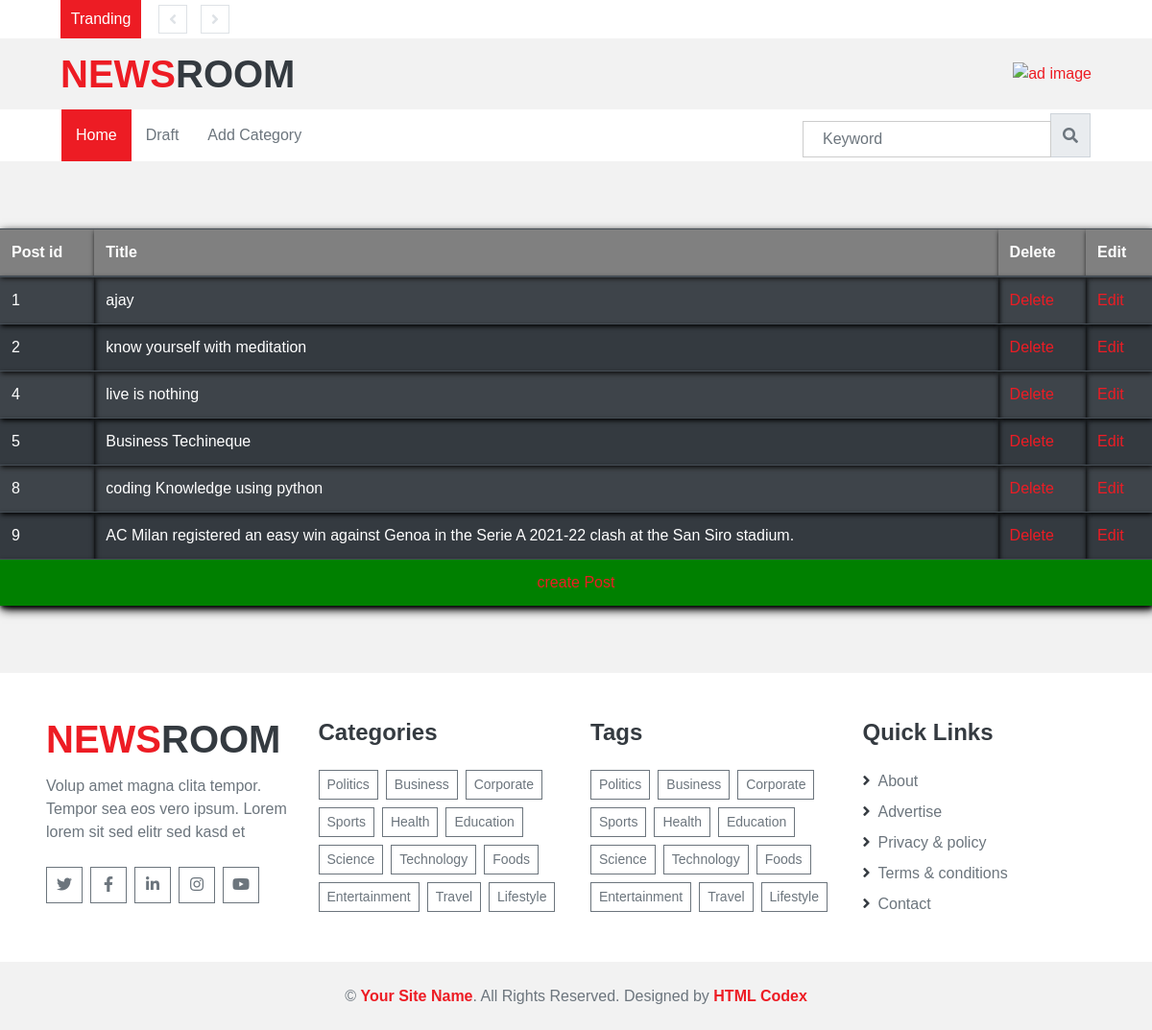
Before: /showall/ with the older database file.
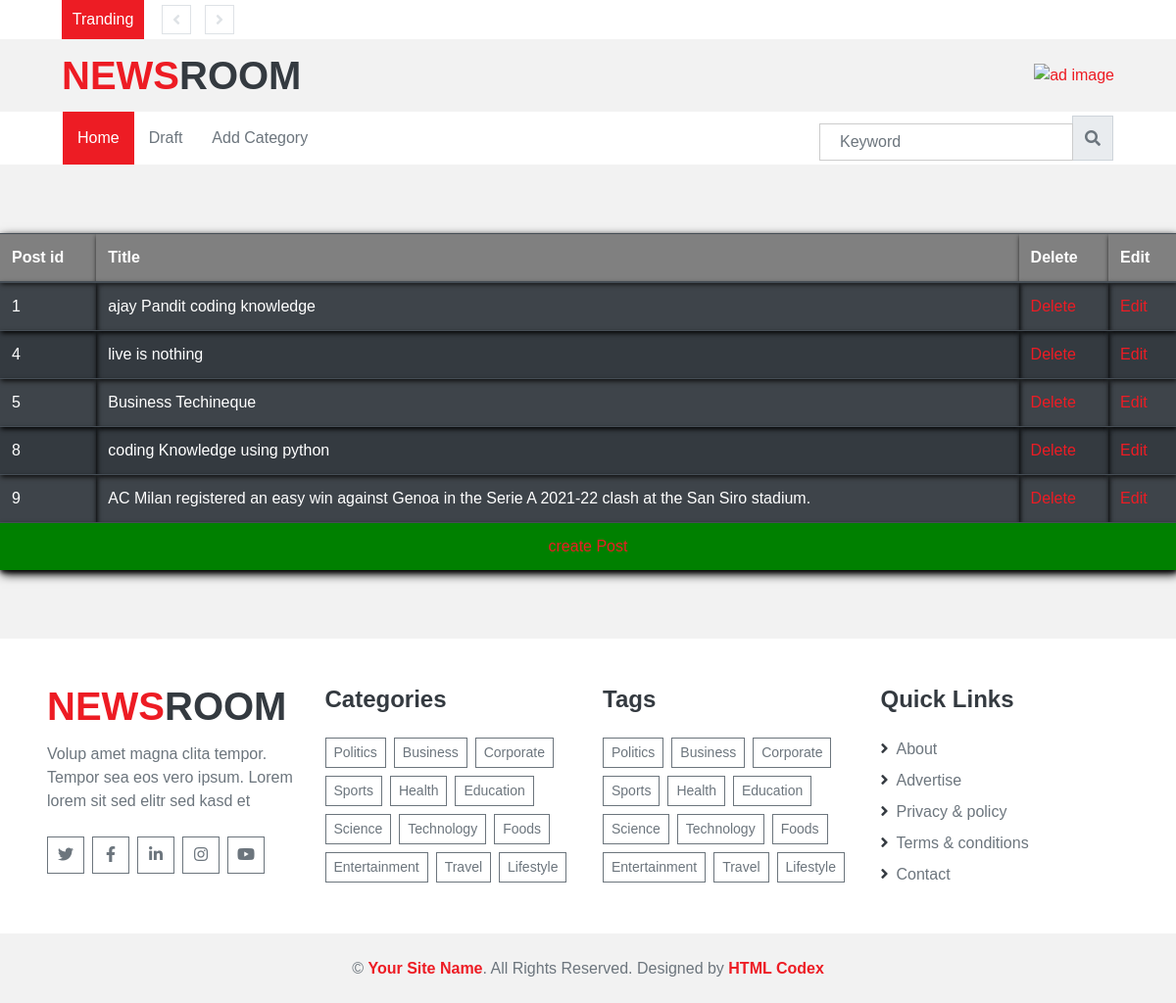
After: the same page with the newer database file.
### info/models.py (models this page shows)
class news_table(models.Model):
    title = models.TextField()
    des = models.TextField()
    category = models.TextField()
    pub_draft = models.BooleanField()
    youtube_link = models.URLField(max_length=300,null=True)
    date = models.DateField(null=False , blank=False)
    time = models.TimeField(null=False , blank=False)
    image = models.ImageField(null=True,blank=True,upload_to='')

### news/views.py (the view)
def showall(request):
    posts=news_table.objects.filter(pub_draft=True)
    return render (request,'showall.html',{'posts':posts})

### templates/showall.html (shortened to what the changed rows need)
{% load static  %}
<!DOCTYPE html>
<html lang="en">
<head>
    <link href="https://cdnjs.cloudflare.com/ajax/libs/font-awesome/5.15.0/css/all.min.css" rel="stylesheet">
    <link href="{% static 'lib/owlcarousel/assets/owl.carousel.min.css' %}" rel="stylesheet">
    <link href="{% static 'css/style.css' %}" rel="stylesheet">
</head>
<body>
    <div class="container-fluid">
        <div class="row align-items-center py-2 px-lg-5">
            <div class="col-lg-4">
                <a href="" class="navbar-brand d-none d-lg-block">
                    <h1 class="m-0 display-5 text-uppercase"><span class="text-primary">News</span>Room</h1>
                </a>
            </div>
        </div>
    </div>
{% block content %}
<table class="table table-striped table-dark " id="all">
  <thead>
    <tr>
      <th scope="col">Post id</th>
      <th scope="col">Title</th>
      <th scope="col">Delete</th>
      <th scope="col">Edit</th>
    </tr>
  </thead>
  <tbody>
      {% for post in posts %}
    <tr>
        <td>{{post.id}}</td>
        <td>{{post.title}}</td>
        <td><a href="http://127.0.0.1:8000/delete/{{post.id}}">Delete</a></td>
        <td><a href="http://127.0.0.1:8000/edit/{{post.id}}">Edit</a></td>
    </tr>
{% endfor %}
  </tbody>
</table>
{% endblock %}
    <div class="container-fluid bg-light pt-5 px-sm-3 px-md-5">
        <div class="row">
            <div class="col-lg-3 col-md-6 mb-5">
                <a href="index.html" class="navbar-brand">
                    <h1 class="mb-2 mt-n2 display-5 text-uppercase"><span class="text-primary">News</span>Room</h1>
                </a>
            </div>
        </div>
    </div>
</body>
</html>

Changed rows visible on the page:
no longer on this page (row edited): news_table: id "2", title "know yourself with meditation"
changed news_table id 1: title "ajay" → "ajay Pandit coding knowledge"
